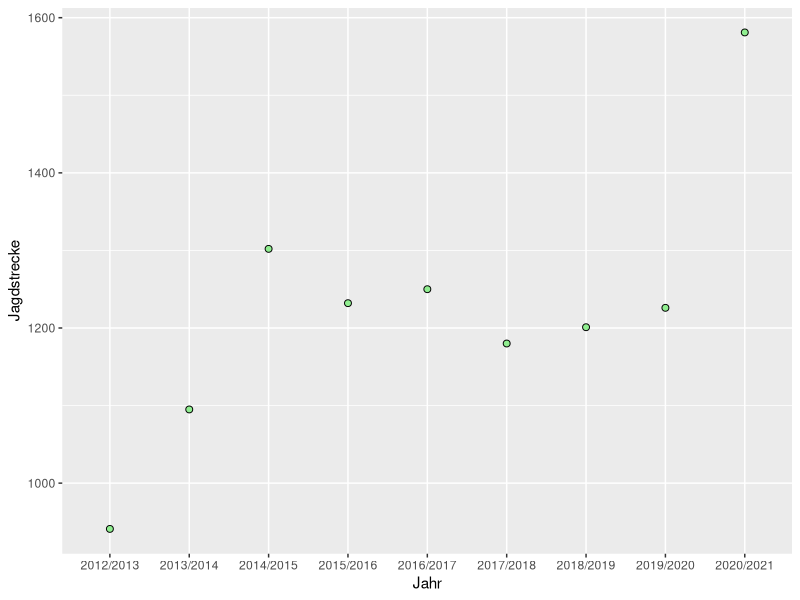
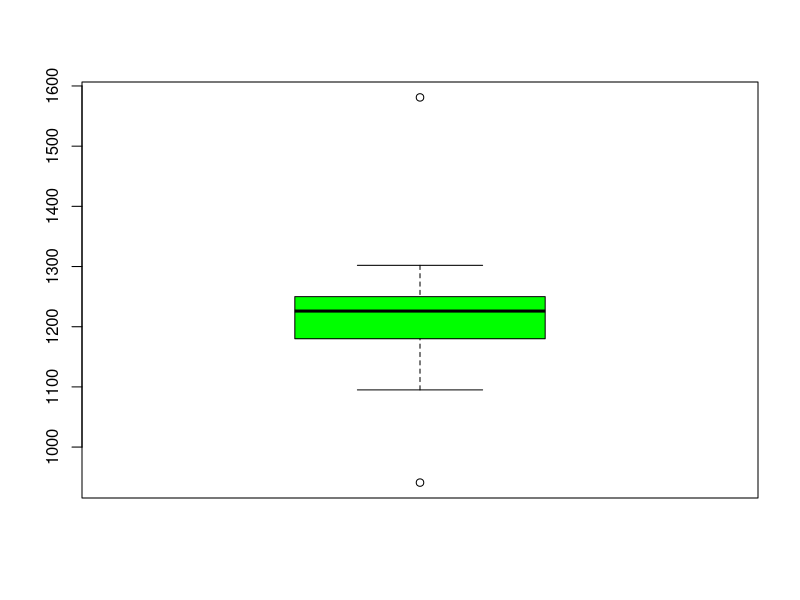
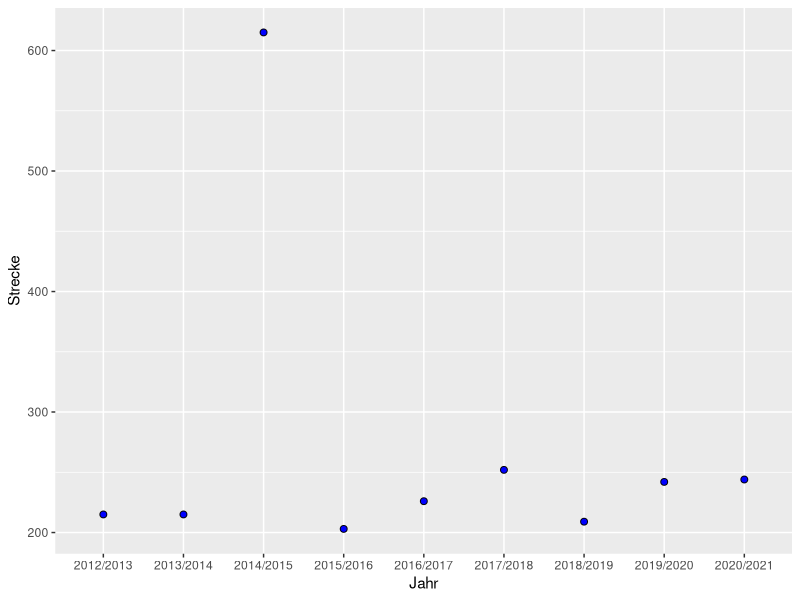
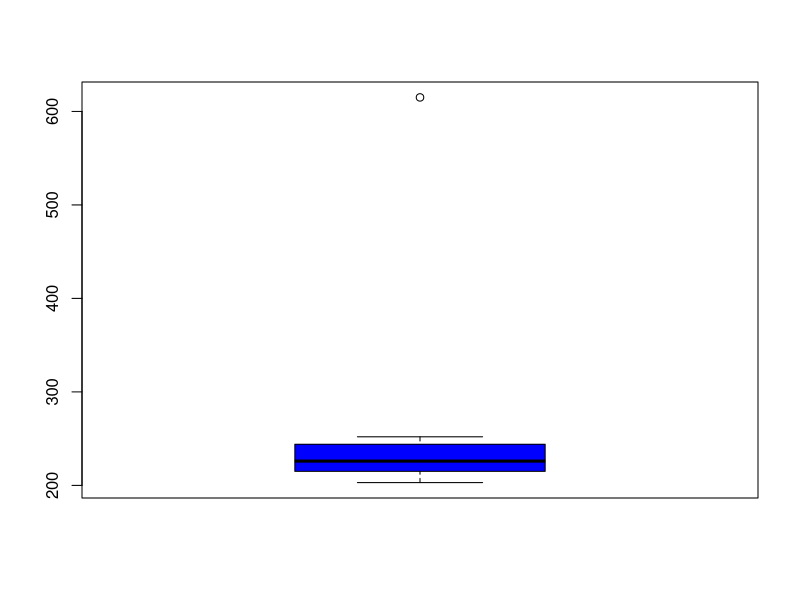

Write R code to recreate these figures, in order.
## ---- chunk 1

## ---- chunk 2
x <- c("2020/2021", "2019/2020", "2018/2019", "2017/2018", "2016/2017", "2015/2016", "2014/2015", "2013/2014", "2012/2013")
y <- c(1581, 1226, 1201, 1180, 1250, 1232, 1302, 1095, 941)
dat <- data.frame(Jahr = x, Jagdstrecke = y)
dat

## ---- chunk 3
library(ggplot2)


ggplot(dat) +
  aes(y = Jagdstrecke,
      x = Jahr) +
  geom_point(shape = 21, size = 2, fill = "lightgreen") 

## ---- chunk 4
boxplot(dat$Jagdstrecke, col="green")


## ---- chunk 5
x <- c("2020/2021", "2019/2020", "2018/2019", "2017/2018", "2016/2017", "2015/2016", "2014/2015", "2013/2014", "2012/2013")
y <- c(244, 242, 209, 252, 226, 203, 615, 215, 215)
data <- data.frame(Jahr = x, Strecke = y)
data

## ---- chunk 6
library(ggplot2)


ggplot(data) +
  aes(y = Strecke,
      x = Jahr) +
  geom_point(shape = 21, size = 2, fill = "blue") 

## ---- chunk 7
boxplot(data$Strecke, col="blue")


